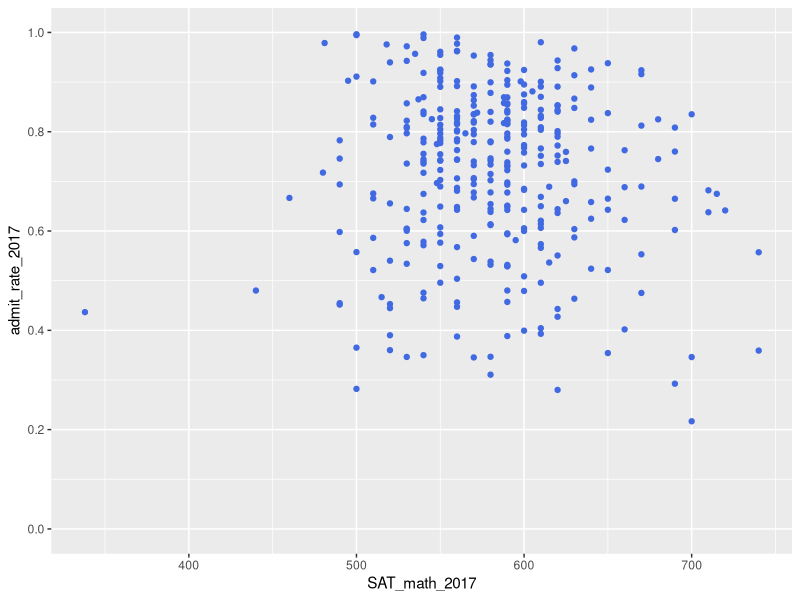
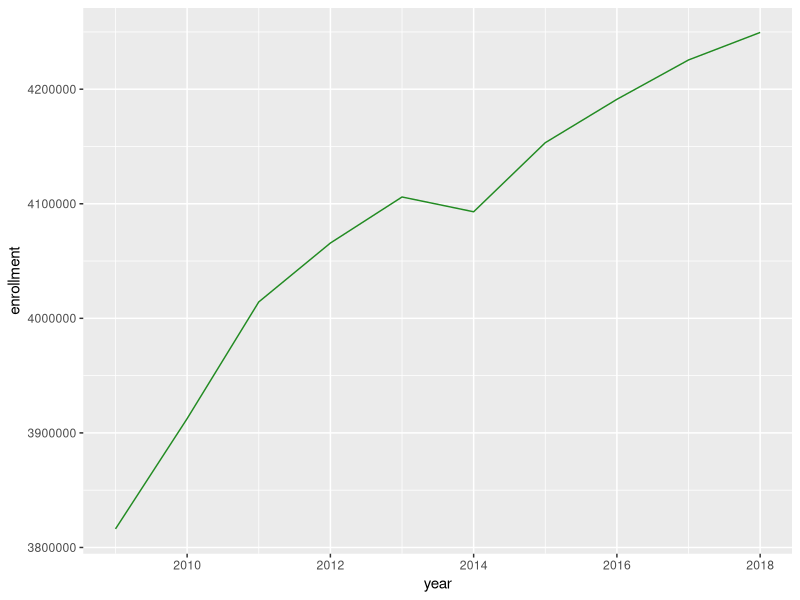
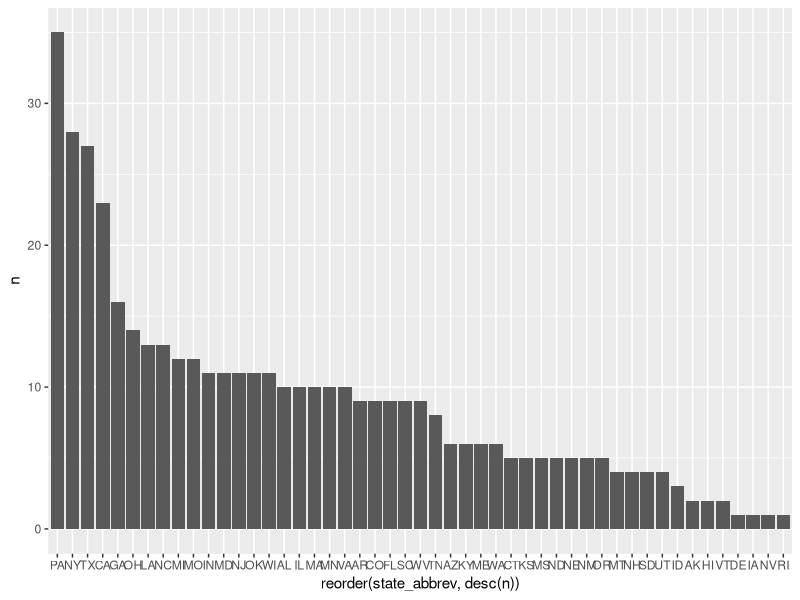
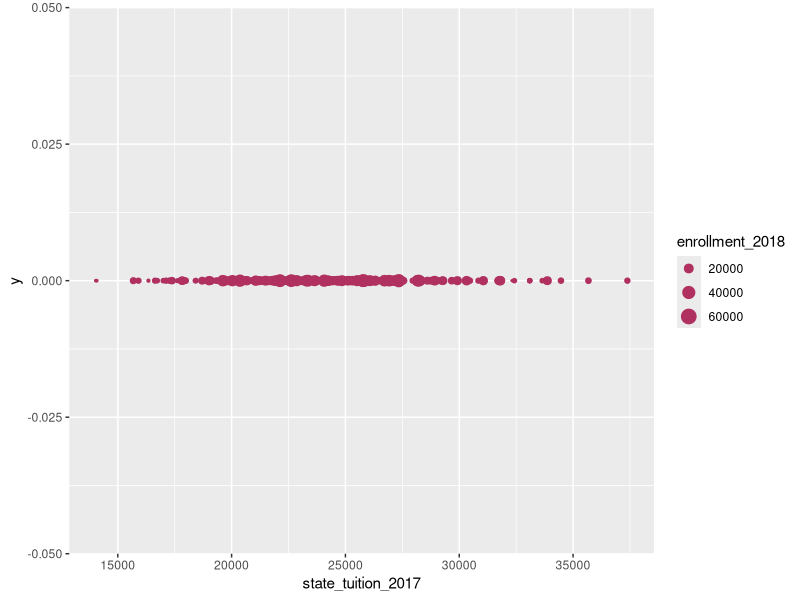

The R source for these figures, in order:
library(tidyverse)

IPEDS <- read_csv("IPEDS_data.csv")

glimpse(IPEDS)

IPEDS <- IPEDS %>%
  rename(enrollment_2018 = 'Grand total (EFFY2018  Undergraduate)') %>%
  rename(enrollment_2017 = 'Grand total (EFFY2017  Undergraduate)') %>%
  rename(enrollment_2016 = 'Grand total (EFFY2016  Undergraduate)') %>%
  rename(enrollment_2015 = 'Grand total (EFFY2015  Undergraduate)') %>%
  rename(enrollment_2014 = 'Grand total (EFFY2014  Undergraduate)') %>%
  rename(enrollment_2013 = 'Grand total (EFFY2013  Undergraduate)') %>%
  rename(enrollment_2012 = 'Grand total (EFFY2012  Undergraduate)') %>%
  rename(enrollment_2011 = 'Grand total (EFFY2011  Undergraduate)') %>%
  rename(enrollment_2010 = 'Grand total (EFFY2010  Undergraduate)') %>%
  rename(enrollment_2009 = 'Grand total (EFFY2009  Undergraduate)') %>%
  rename(state_abbrev = 'State abbreviation (HD2017)') %>%
  rename(state_tuition_2017 = 'Total price for in-state students living on campus 2017-18 (DRVIC2017)') %>%
  rename(applicants_2017 = 'Applicants total (ADM2017)') %>%
  rename(admissions_2017 = 'Admissions total (ADM2017)') %>%
  rename(SAT_math_2017 = 'SAT Math 75th percentile score (ADM2017)')

IPEDS <- IPEDS %>%
  mutate(admit_rate_2017 = admissions_2017/applicants_2017)

colours()

IPEDS %>%
  ggplot(mapping = aes(x = SAT_math_2017, y = admit_rate_2017)) + geom_point(color = "royalblue") +
  scale_y_continuous(lim = c(0, 1), breaks = c(0, 0.2, 0.4, 0.6, 0.8, 1))

year <- c(2009:2018)
enrollment <- c(sum(IPEDS$enrollment_2009, na.rm = TRUE), 
                sum(IPEDS$enrollment_2010, na.rm = TRUE),
                sum(IPEDS$enrollment_2011, na.rm = TRUE), 
                sum(IPEDS$enrollment_2012, na.rm = TRUE),
                sum(IPEDS$enrollment_2013, na.rm = TRUE),
                sum(IPEDS$enrollment_2014, na.rm = TRUE),
                sum(IPEDS$enrollment_2015, na.rm = TRUE),
                sum(IPEDS$enrollment_2016, na.rm = TRUE),
                sum(IPEDS$enrollment_2017, na.rm = TRUE),
                sum(IPEDS$enrollment_2018, na.rm = TRUE))
                 
Annual_enrollment <- data.frame(year, enrollment)

Annual_enrollment %>%
  ggplot(mapping = aes(x = year, y = enrollment)) + geom_line(color = "forestgreen")

State_count <- IPEDS %>%
  count(state_abbrev) %>%
  arrange(desc(n))

State_count %>%
  ggplot(mapping = aes(x = reorder(state_abbrev, desc(n)), y = n)) + geom_col()

IPEDS %>%
  add_column(y = 0) %>%
  ggplot(mapping = aes(x = state_tuition_2017, y = y, size = enrollment_2018)) + 
  geom_point(color = "maroon") + 
  scale_size_continuous(range = c(0.001, 5)) +
  scale_x_continuous(breaks = c(10000, 15000, 20000, 25000, 30000, 35000, 40000))




